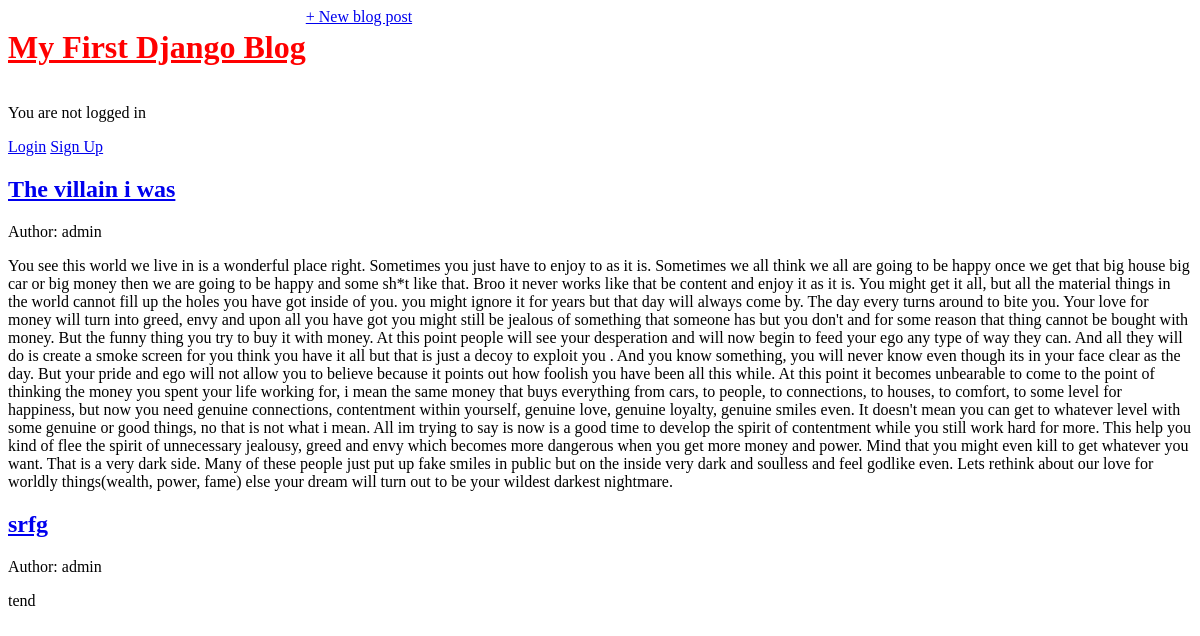
The app's page /, older data.
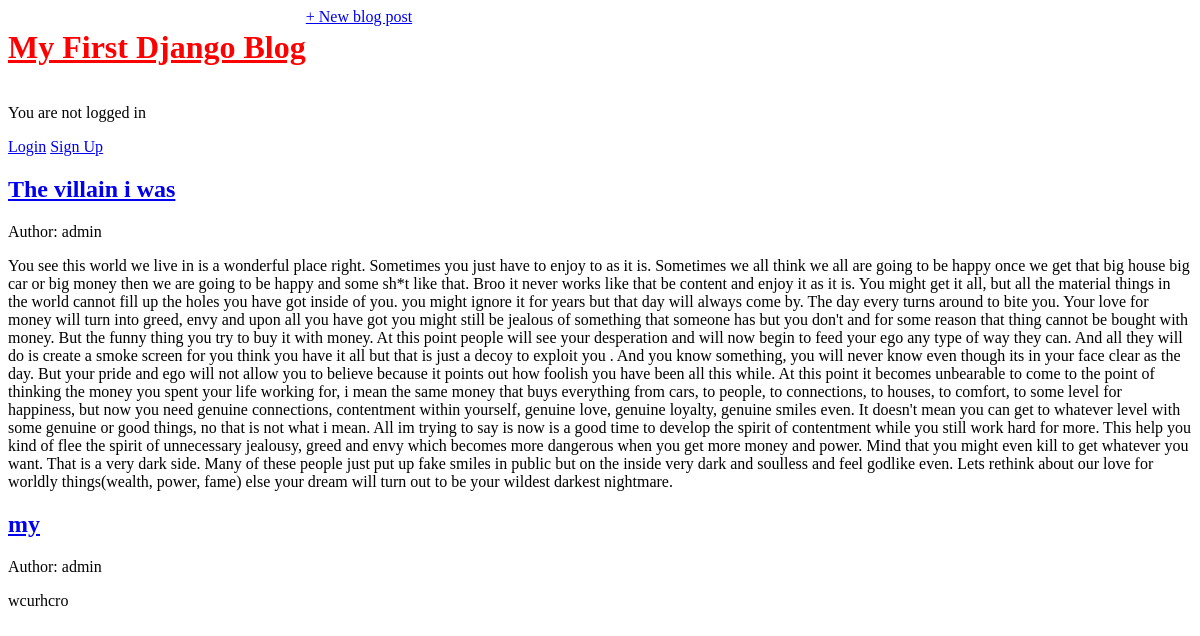
The same page, newer data.
### pages/models.py (models this page shows, shortened)
class Post(models.Model):
    title = models.CharField(max_length=200)
    author = models.ForeignKey("auth.User", on_delete=models.CASCADE, )
    body = models.TextField()
    def get_absolute_url(self):
        return reverse("post_detail", kwargs={"post_id": self.pk})

### pages/views.py (the view)
# urls.py: path("", BlogListView.as_view(), name="home"),
class BlogListView(ListView):
    model = Post
    template_name = "home.html"
    context_object_name = 'posts'  # optional [can use "<model>_list" as default in template]

### pages/templates/home.html
{% extends "base.html" %}
{% block content %}
{% for post_ in posts %}
<div class="post-entry">
    <h2><a href="{{ post_.get_absolute_url }}">{{ post_.title }}</a></h2>
    <p>Author: {{ post_.author }}</p>
    <p>{{ post_.body }}</p>
</div>
{% endfor %}
{% endblock content %}

### pages/templates/base.html (shortened to what this page needs)
<!DOCTYPE html>
{% load static %}
<html lang="en">
<head>
    <link rel = "stylesheet" href="{% static 'css/base.css' %}"/>
</head>
<body>
    <header>
        <div class="nav-left">
            <h1><a href="{% url 'home' %}">My First Django Blog</a></h1>
        </div>
        <div class="nav-right">
            <a href="{% url 'post_new' %}">+ New blog post</a>
        </div>
    </header>
    {% if user.is_authenticated %}
        <p>Hi {{ user.username }}!</p>
        <form action="{% url 'logout' %}" method="post">
            {% csrf_token %}
            <button type="submit">Log Out</button>
        </form>
    {% else %}
        <p>You are not logged in</p>
        <a href="{% url 'login' %}">Login</a>
        <a href="{% url 'signup' %}">Sign Up</a>
    {% endif %}
    <div>
        {% block content %}
        {% endblock content %}
    </div>
</body>
</html>

### static/css/base.css (style rules this page uses)
header h1 a { color: red; }
body { font - family : 'Source Sans Pro' , sans - serif ; font - size : 18 px ; }
header { border - bottom : 1 px solid #999 ; margin - bottom : 2 rem ; display : flex ; }
header h1 a { color : red ; text - decoration : none ; }

Row changes from the older to the newer data that the page shows:
removed Post: title "srfg", author "admin", body "tend"
added Post: title "my", author "admin", body "wcurhcro"
